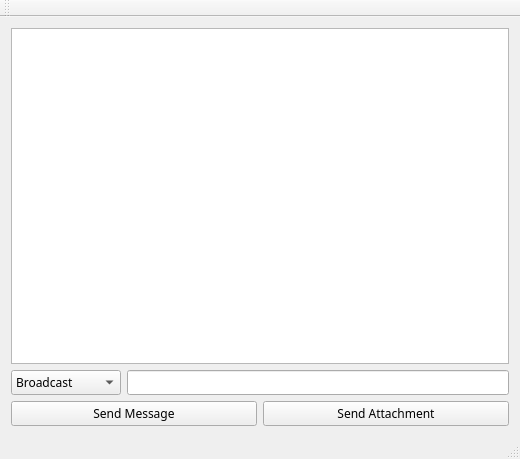
<?xml version="1.0" encoding="UTF-8"?>
<ui version="4.0">
 <class>MainWindow</class>
 <widget class="QMainWindow" name="MainWindow">
  <property name="geometry">
   <rect>
    <x>0</x>
    <y>0</y>
    <width>520</width>
    <height>459</height>
   </rect>
  </property>
  <property name="windowTitle">
   <string>Socket Server</string>
  </property>
  <property name="styleSheet">
   <string notr="true">*{
	font-family: century gothic;
}
QMainWindow
{
	color: rgb(255, 255, 255);
	border-radius: 15px;
}
QLabel#label
{
	font: 700 24pt &quot;Century Gothic&quot;;
}
QLabel#label_2
{
	font: 8pt &quot;Century Gothic&quot;;
}
QLabel#label_3
{
	font: 700 9pt &quot;Century Gothic&quot;;
}
QLabel
{
	background: transparent;
}</string>
  </property>
  <widget class="QWidget" name="centralWidget">
   <property name="enabled">
    <bool>true</bool>
   </property>
   <layout class="QGridLayout" name="gridLayout">
    <item row="1" column="0">
     <layout class="QGridLayout" name="gridLayout_2">
      <item row="1" column="0">
       <widget class="QPushButton" name="pushButton_sendMessage">
        <property name="minimumSize">
         <size>
          <width>0</width>
          <height>0</height>
         </size>
        </property>
        <property name="styleSheet">
         <string notr="true"/>
        </property>
        <property name="text">
         <string>Send Message</string>
        </property>
       </widget>
      </item>
      <item row="1" column="1">
       <widget class="QPushButton" name="pushButton_sendAttachment">
        <property name="styleSheet">
         <string notr="true"/>
        </property>
        <property name="text">
         <string>Send Attachment</string>
        </property>
        <property name="flat">
         <bool>false</bool>
        </property>
       </widget>
      </item>
      <item row="0" column="0" colspan="2">
       <layout class="QHBoxLayout" name="horizontalLayout">
        <item>
         <widget class="QComboBox" name="comboBox_receiver">
          <property name="minimumSize">
           <size>
            <width>110</width>
            <height>0</height>
           </size>
          </property>
          <item>
           <property name="text">
            <string>Broadcast</string>
           </property>
          </item>
         </widget>
        </item>
        <item>
         <widget class="QLineEdit" name="lineEdit_message">
          <property name="minimumSize">
           <size>
            <width>150</width>
            <height>0</height>
           </size>
          </property>
          <property name="styleSheet">
           <string notr="true"/>
          </property>
         </widget>
        </item>
       </layout>
      </item>
     </layout>
    </item>
    <item row="0" column="0">
     <widget class="QTextBrowser" name="textBrowser_receivedMessages">
      <property name="enabled">
       <bool>true</bool>
      </property>
      <property name="styleSheet">
       <string notr="true"/>
      </property>
     </widget>
    </item>
   </layout>
  </widget>
  <widget class="QMenuBar" name="menuBar">
   <property name="geometry">
    <rect>
     <x>0</x>
     <y>0</y>
     <width>520</width>
     <height>23</height>
    </rect>
   </property>
  </widget>
  <widget class="QToolBar" name="mainToolBar">
   <attribute name="toolBarArea">
    <enum>TopToolBarArea</enum>
   </attribute>
   <attribute name="toolBarBreak">
    <bool>false</bool>
   </attribute>
  </widget>
  <widget class="QStatusBar" name="statusBar"/>
 </widget>
 <layoutdefault spacing="6" margin="11"/>
 <resources/>
 <connections/>
</ui>
